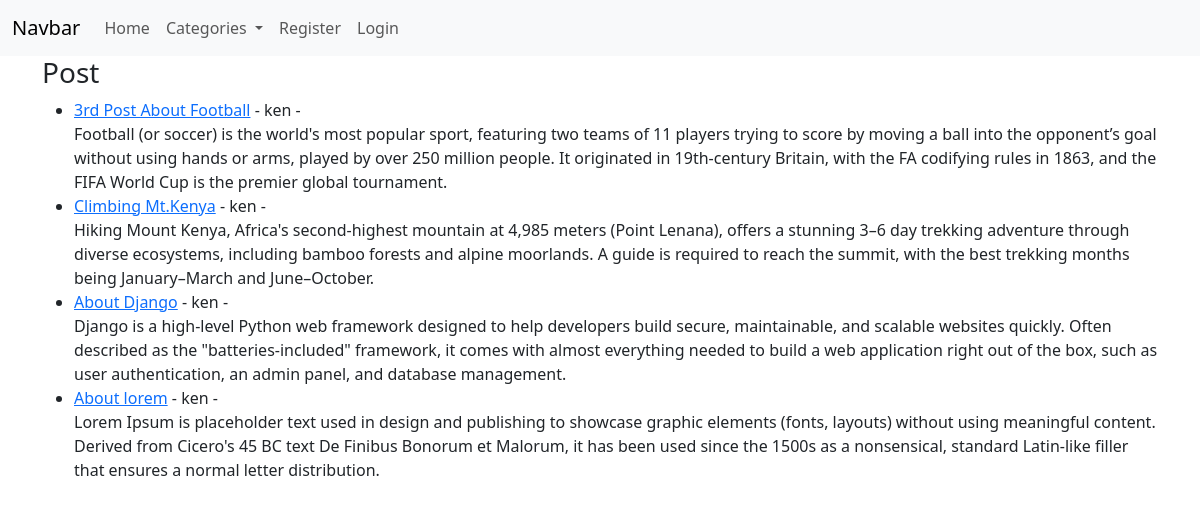
The page / on the database its author committed.
### my_blog/models.py (models this page shows, shortened)
class Article(models.Model):
    title = models.CharField(max_length= 255)
    author = models.ForeignKey(User , on_delete = models.CASCADE)
    body = models.TextField()
    category = models.ForeignKey(Category, on_delete = models.SET_NULL , null = True )
    publication_date = models.DateField(auto_now_add = True)

### my_blog/views.py (the view)
# urls.py: path("", views.home , name= "home"),
def home(request):
    articles = Article.objects.all().order_by("-publication_date")
    members = Member.objects.all()
    cat_menu = Category.objects.all()
    context = {
        "articles":articles,
        "members":members,
        "cat_menu":cat_menu
    }
    return render(request, "home.html", context)

### my_blog/models.py (called while the page is built)
    def __str__(self):
        return self.name

### my_blog/templates/home.html (shortened to what this page needs)
{% extends 'base.html' %}
{% block content %}
<div class="container">
    <h3>Post</h3>
    <ul>
        {% for article in articles %}
        <li>
            <a href="{% url 'article_details' article.pk %}">{{ article.title }}</a> - {{ article.author.username }} -
            <br>
            {{ article.body }}
        </li>
        {% endfor %}
    </ul>
</div>
{% endblock %}

### my_blog/templates/base.html (shortened to what this page needs)
<!doctype html>
<html lang="en">
  <head>
    <link href="https://cdn.jsdelivr.net/npm/bootstrap@5.3.8/dist/css/bootstrap.min.css" rel="stylesheet">
  </head>
  <body>
    <nav class="navbar navbar-expand-lg bg-body-tertiary">
        <div class="container-fluid">
            <a class="navbar-brand" href="#">Navbar</a>
            <div class="collapse navbar-collapse" id="navbarSupportedContent">
            <ul class="navbar-nav me-auto mb-2 mb-lg-0">
                <li class="nav-item">
                    <a class="nav-link"  href="{% url 'home' %}">Home</a>
                </li>
                {% if cat_menu %}
                    <li class="nav-item dropdown">
                        <a class="nav-link dropdown-toggle" href="#" role="button" data-bs-toggle="dropdown" aria-expanded="false">
                            Categories
                        </a>
                    </li>
                {% endif %}
                {% if user.is_authenticated %}
                    <li class="nav-item">
                        <a class="nav-link" href="{% url 'add_post' %}">Add A Blog Post</a>
                    </li>
                    <li class="nav-item">
                        <a class="nav-link" href="{% url 'logout' %}">LogOut</a>
                    </li>
                {% else %}
                    <li class="nav-item">
                        <a class="nav-link" href="{% url 'register' %}">Register</a>
                    </li>
                    <li class="nav-item">
                        <a class="nav-link" href="{% url 'login' %}">Login</a>
                    </li>
                {% endif %}
            </div>
        </div>
    </nav>
    {% block content %}
    {% endblock %}
  </body>
</html>

### rows shown on the page
Article: title "3rd Post About Football", author.username "ken", body "Football (or soccer) is the world's most popular sport, featuring two teams of 11 players trying to score by moving a ball into the opponent’s goal without using hands or arms, played by over 250 million people. It originated in 19th-century Britain, with the FA codifying rules in 1863, and the FIFA World Cup is the premier global tournament."
Article: title "Climbing Mt.Kenya", author.username "ken", body "Hiking Mount Kenya, Africa's second-highest mountain at 4,985 meters (Point Lenana), offers a stunning 3–6 day trekking adventure through diverse ecosystems, including bamboo forests and alpine moorlands. A guide is required to reach the summit, with the best trekking months being January–March and June–October."
Article: title "About Django", author.username "ken", body "Django is a high-level Python web framework designed to help developers build secure, maintainable, and scalable websites quickly. Often described as the \"batteries-included\" framework, it comes with almost everything needed to build a web application right out of the box, such as user authentication, an admin panel, and database management."
Article: title "About lorem", author.username "ken", body "Lorem Ipsum is placeholder text used in design and publishing to showcase graphic elements (fonts, layouts) without using meaningful content. Derived from Cicero's 45 BC text De Finibus Bonorum et Malorum, it has been used since the 1500s as a nonsensical, standard Latin-like filler that ensures a normal letter distribution."
